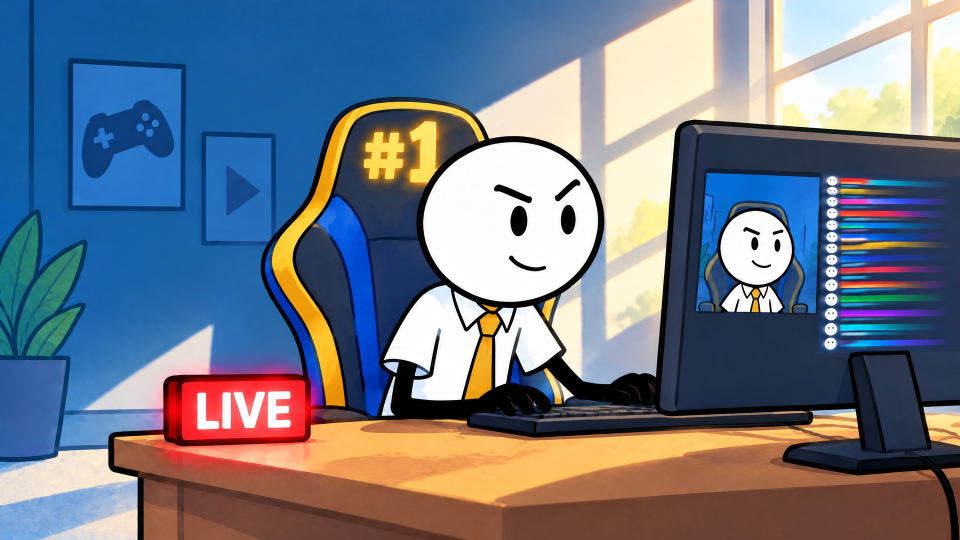
#> input picture film2-assets/discarded/121-original.png, 1920 x 1080 px, found by its file name (shown at 1/2 size)
$ python fix121-monitor-back.py ../discarded/121-original.png
#> lines starting #> are read from the running program, lines starting #| are printed output that depends on the picture
# Section 6 fix: shot 121 monitor panel -> plain dark monitor back (local edit, 0 credits).
# usage: python3 -I fix121-monitor-back.py <repo>/film2-assets   (reads discarded/121-original.png, writes section6/121.png)
# Fill = the panel's own measured colours: clean bottom strip colour (flat dark slate) blended up toward the
# clean top-strip colour per column (window glare), smooth only; edges feathered into the untouched original.
import sys, numpy as np
from PIL import Image, ImageFilter
A=sys.argv[1]
src=np.asarray(Image.open(A+"/discarded/121-original.png").convert("RGB")).astype(np.float64)
H,W,_=src.shape
#> H = 1080; W = 1920
X0,Y0,X1,Y1=1380,330,W,699
#> X0 = 1380; Y0 = 330; X1 = 1920; Y1 = 699
box=np.zeros((H,W),bool); box[Y0:Y1,X0:X1]=True
box[Y1:709,X0:1692]=True            # thin remnant under the preview, left of the stand
B=src[715:790,1400:1680].reshape(-1,3).mean(0)             # clean bottom plastic colour
#> B = [31.8, 46.37, 71.13]
T=src[300:325,:,:].mean(0)                                  # clean top strip per column
#> T = 1920 rows, first 8: [15.68, 92.24, 159.4], [15.48, 91.24, 162.3], [15.52, 91.84, 161.1], [15.68, 92.12, 161.4], [15.8, 92.32, 162.2], [16, 92.24, 162.2], [16.16, 92.32, 161.6], [16.36, 92.56, 162.1]
k=np.exp(-0.5*(np.arange(-75,76)/25.0)**2); k/=k.sum()
Tp=np.pad(T,((75,75),(0,0)),mode='edge')
#> Tp = 2070 rows, first 8: [15.68, 92.24, 159.4], [15.68, 92.24, 159.4], [15.68, 92.24, 159.4], [15.68, 92.24, 159.4], [15.68, 92.24, 159.4], [15.68, 92.24, 159.4], [15.68, 92.24, 159.4], [15.68, 92.24, 159.4]
T=np.stack([np.convolve(Tp[:,c],k,mode='valid') for c in range(3)],1)
#> T = 1920 rows, first 8: [15.88, 92.46, 160.7], [15.88, 92.45, 160.7], [15.88, 92.45, 160.7], [15.88, 92.44, 160.7], [15.88, 92.42, 160.7], [15.88, 92.41, 160.7], [15.87, 92.39, 160.7], [15.87, 92.38, 160.7]
yy,xx=np.mgrid[0:H,0:W]
w=np.clip(1-(yy-310)/330.0,0,1)**2.2
fill=B[None,None,:]+(T[None,:,:]-B[None,None,:])*w[...,None]
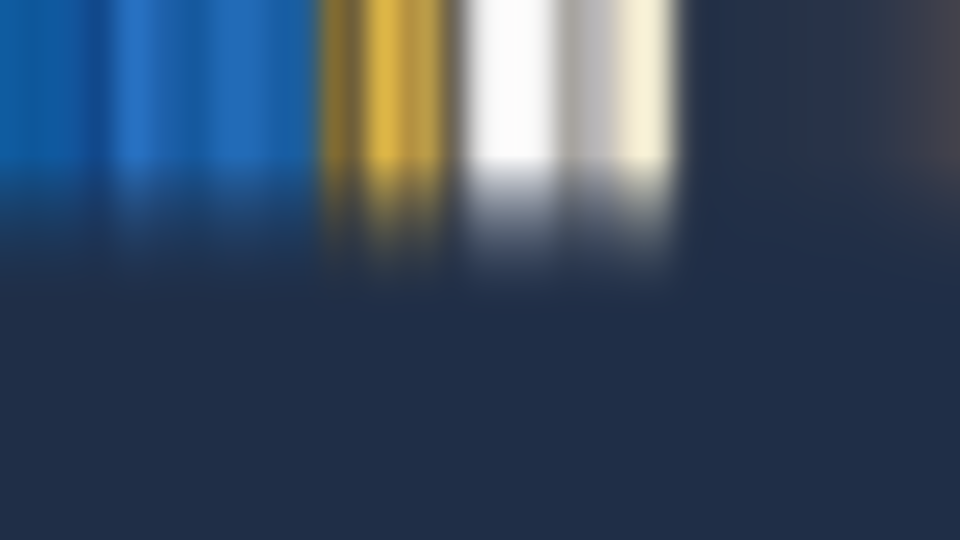
#> fill: shape (1080, 1920, 3) float64 (shown at 1/2 size); mean of channels 0, 1, 2 55.5, 72.6, 94.7; drawn as R, G, B
fill[:, :1400]=fill[:,1400:1401]   # stable at the left edge
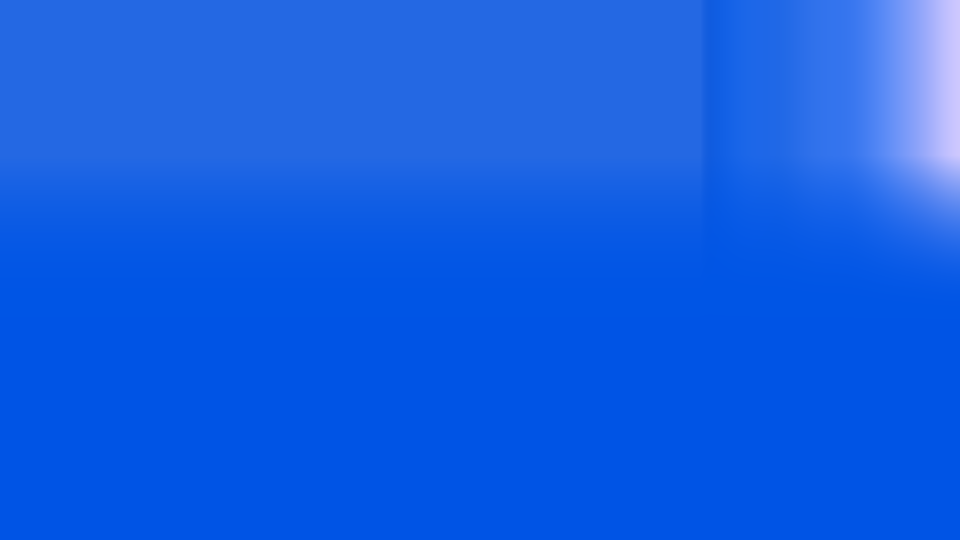
#> fill: shape (1080, 1920, 3) float64 (shown at 1/2 size); mean of channels 0, 1, 2 34.9, 48.1, 71.2; drawn with min black and max white
# feathered mask: full inside the box, ramps to 0 over ~10 px outside
d=Image.fromarray((box*255).astype(np.uint8)).filter(ImageFilter.GaussianBlur(5))
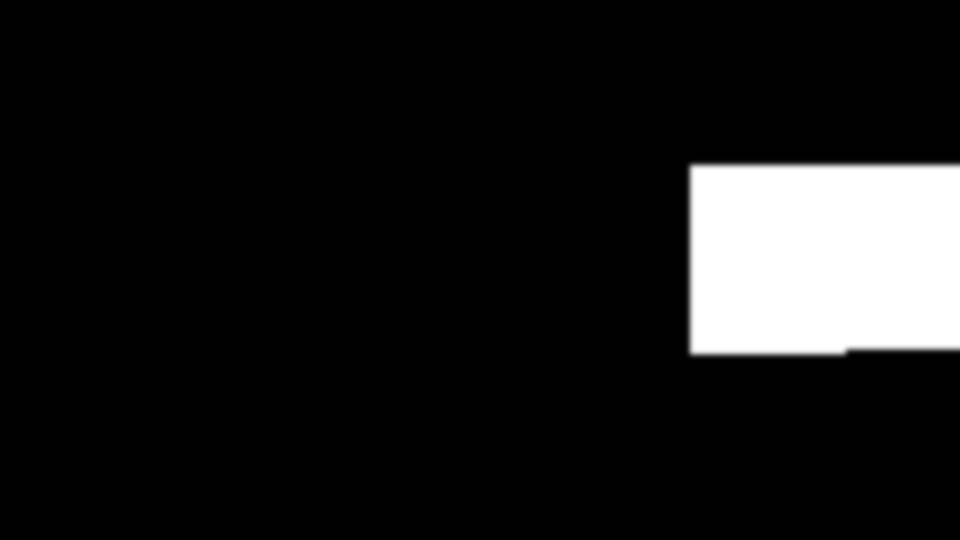
#> d: PIL image 1920x1080 L (shown at 1/2 size); min 0, max 255, mean 24.9
m=np.maximum(np.asarray(d).astype(float)/255.0*2.0,0); m=np.clip(m,0,1); m[box]=1.0
out=src*(1-m[...,None])+fill*m[...,None]
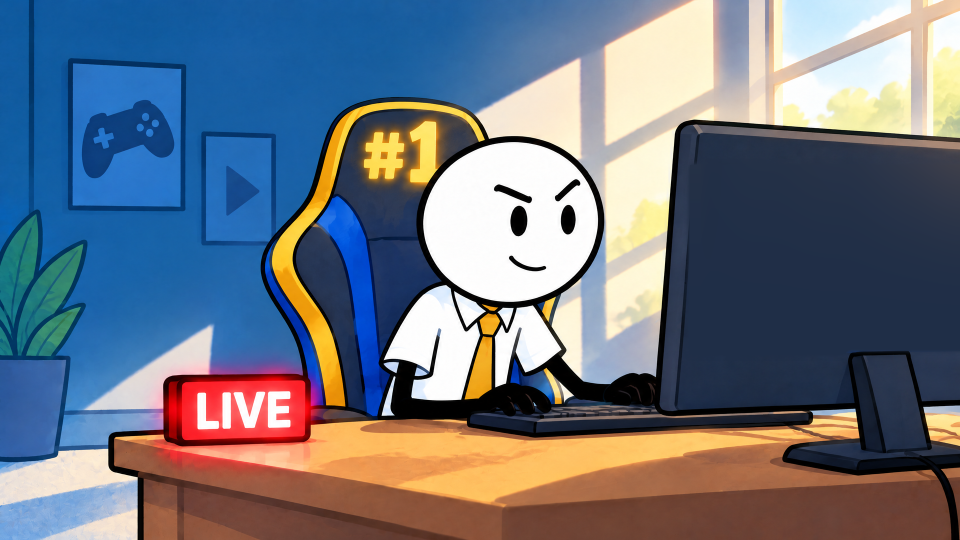
#> out: shape (1080, 1920, 3) float64 (shown at 1/2 size); mean R, G, B 108.5, 116.2, 129.1
Image.fromarray(np.clip(out+0.5,0,255).astype(np.uint8)).save(A+"/section6/121.png")

$ run again, with film2-assets/discarded/101-original.png copied over film2-assets/discarded/121-original.png
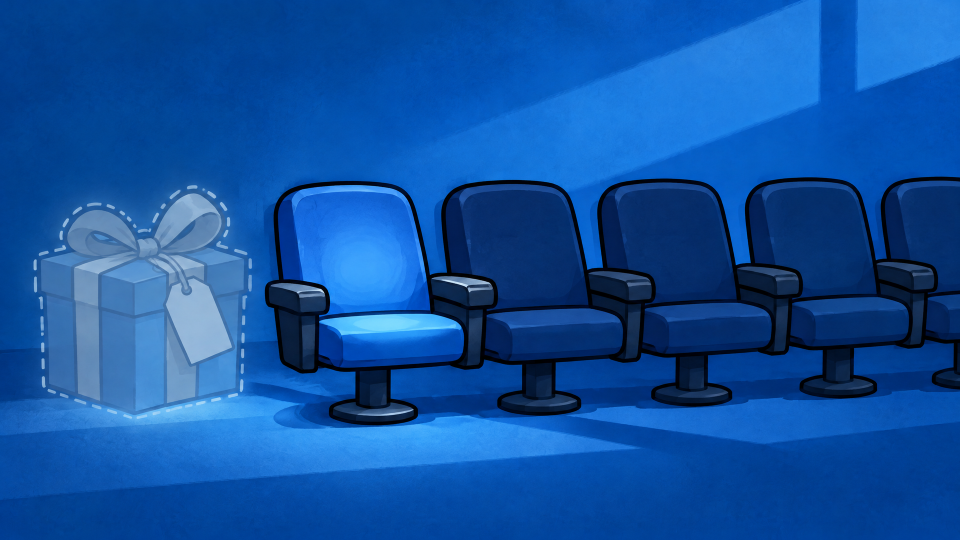
#> input picture film2-assets/discarded/101-original.png, 1920 x 1080 px, found by its file name (shown at 1/2 size)
#> B = [2.55, 47.98, 113.3]
#> `T=src[300:325,:,:].mean(0)`: T = 1920 rows, first 8: [1.08, 63.28, 139.4], [0.48, 62.72, 142.1], [0.32, 63, 140.8], [0.44, 62.92, 141.1], [0.52, 62.88, 141.2], [0.44, 62.6, 140.9], [0.6, 62.96, 140.7], [0.52, 63.2, 141.1]
#> Tp = 2070 rows, first 8: [1.08, 63.28, 139.4], [1.08, 63.28, 139.4], [1.08, 63.28, 139.4], [1.08, 63.28, 139.4], [1.08, 63.28, 139.4], [1.08, 63.28, 139.4], [1.08, 63.28, 139.4], [1.08, 63.28, 139.4]
#> `T=np.stack([np.convolve(Tp[:,c],k,mode='valid') for c in range(3)],1)`: T = 1920 rows, first 8: [0.872, 63.23, 140], [0.866, 63.23, 140], [0.86, 63.23, 140.1], [0.854, 63.24, 140.1], [0.848, 63.24, 140.1], [0.843, 63.24, 140.1], [0.837, 63.25, 140.1], [0.831, 63.25, 140.1]
#> `fill[:, :1400]=fill[:,1400:1401]`:
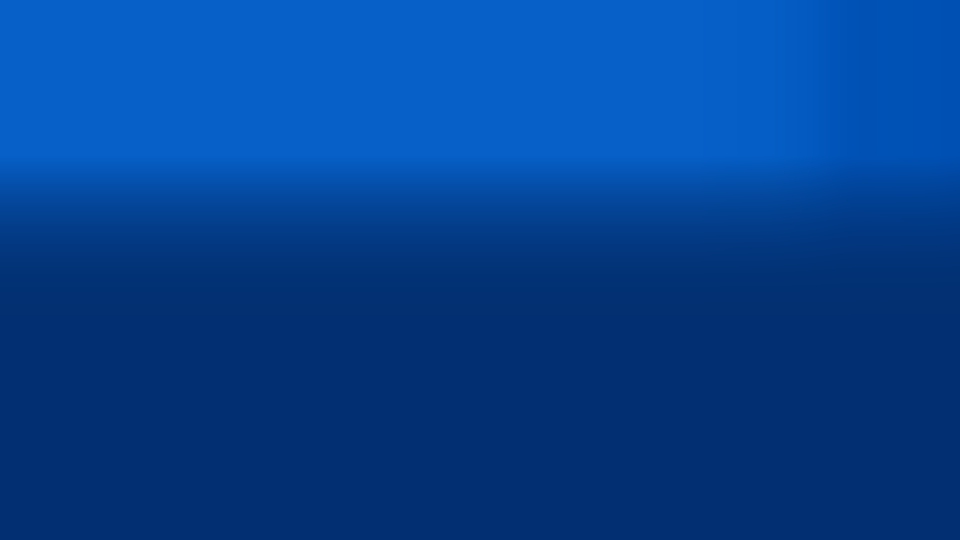
#> fill: shape (1080, 1920, 3) float64 (shown at 1/2 size); mean of channels 0, 1, 2 3.8, 65.6, 145.5; drawn as R, G, B
#> `out=src*(1-m[...,None])+fill*m[...,None]`:
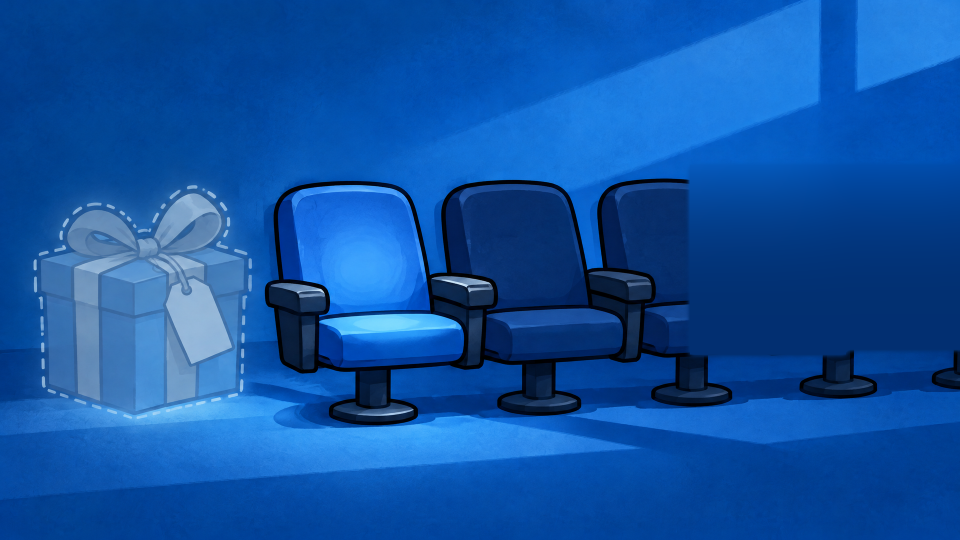
#> out: shape (1080, 1920, 3) float64 (shown at 1/2 size); mean R, G, B 15.8, 82.4, 163.4

$ run again, with film2-assets/discarded/113-original.png copied over film2-assets/discarded/121-original.png
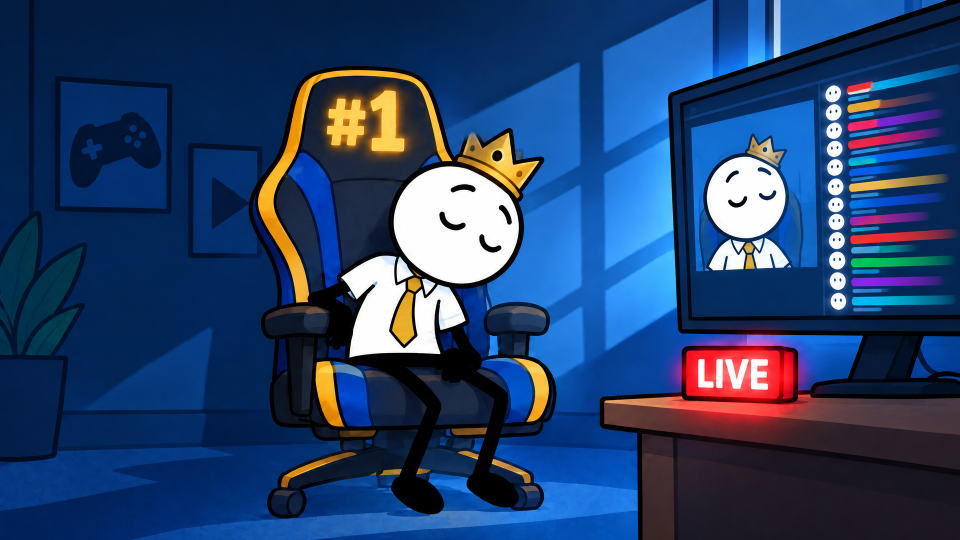
#> input picture film2-assets/discarded/113-original.png, 1920 x 1080 px, found by its file name (shown at 1/2 size)
#> B = [179.3, 91.87, 118.3]
#> `T=src[300:325,:,:].mean(0)`: T = 1920 rows, first 8: [2.32, 34.92, 77.52], [1.88, 34.44, 78.92], [1.84, 34.28, 78.16], [2.36, 34.52, 77.76], [2.36, 34.36, 78.16], [2.2, 34.28, 78.28], [2.16, 34.8, 77.76], [2.52, 34.72, 77.88]
#> Tp = 2070 rows, first 8: [2.32, 34.92, 77.52], [2.32, 34.92, 77.52], [2.32, 34.92, 77.52], [2.32, 34.92, 77.52], [2.32, 34.92, 77.52], [2.32, 34.92, 77.52], [2.32, 34.92, 77.52], [2.32, 34.92, 77.52]
#> `T=np.stack([np.convolve(Tp[:,c],k,mode='valid') for c in range(3)],1)`: T = 1920 rows, first 8: [2.06, 34.38, 77.28], [2.05, 34.35, 77.25], [2.04, 34.32, 77.22], [2.02, 34.28, 77.18], [2.01, 34.25, 77.15], [2, 34.22, 77.11], [1.98, 34.18, 77.07], [1.97, 34.14, 77.02]
#> `fill[:, :1400]=fill[:,1400:1401]`:
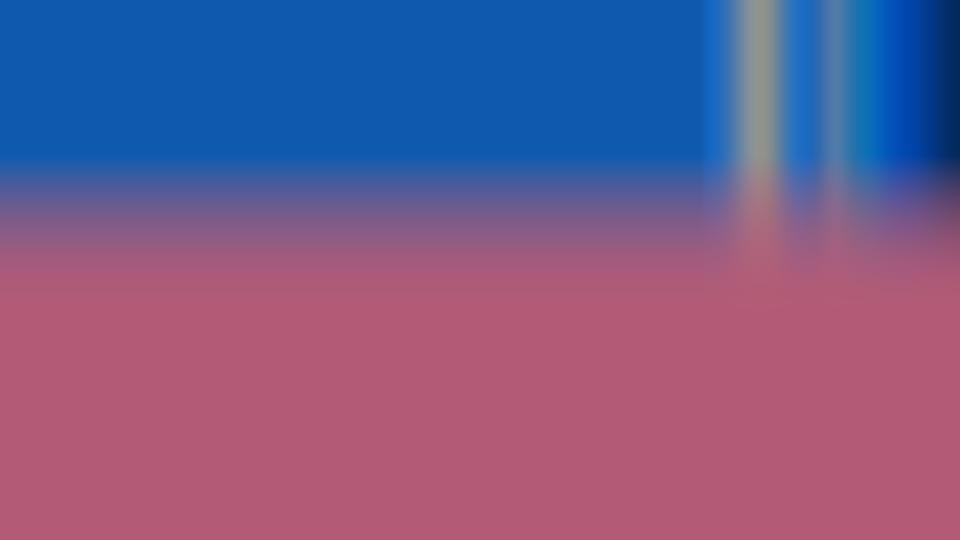
#> fill: shape (1080, 1920, 3) float64 (shown at 1/2 size); mean of channels 0, 1, 2 119.5, 92.7, 139.3; drawn as R, G, B
#> `out=src*(1-m[...,None])+fill*m[...,None]`:
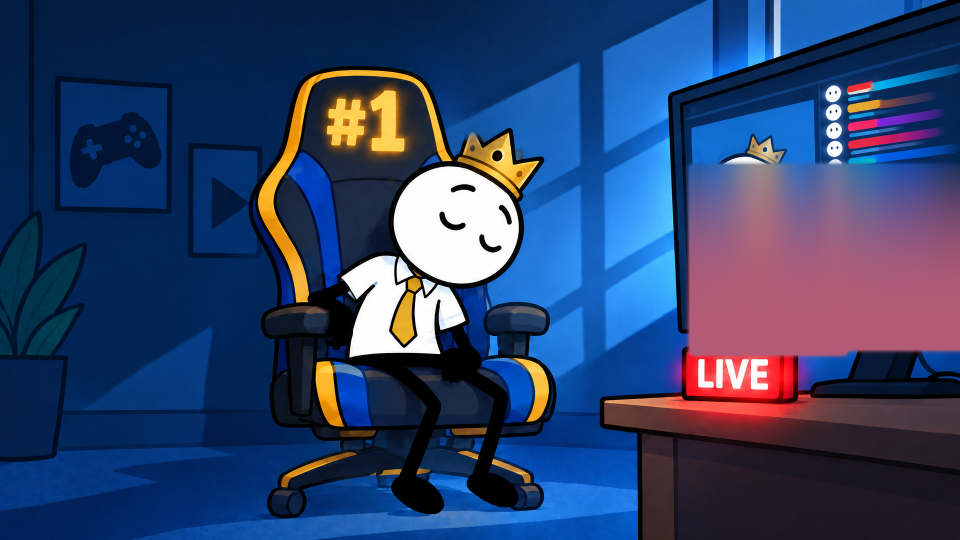
#> out: shape (1080, 1920, 3) float64 (shown at 1/2 size); mean R, G, B 46, 65.6, 107.1

$ run again, with film2-assets/discarded/32-original.png copied over film2-assets/discarded/121-original.png
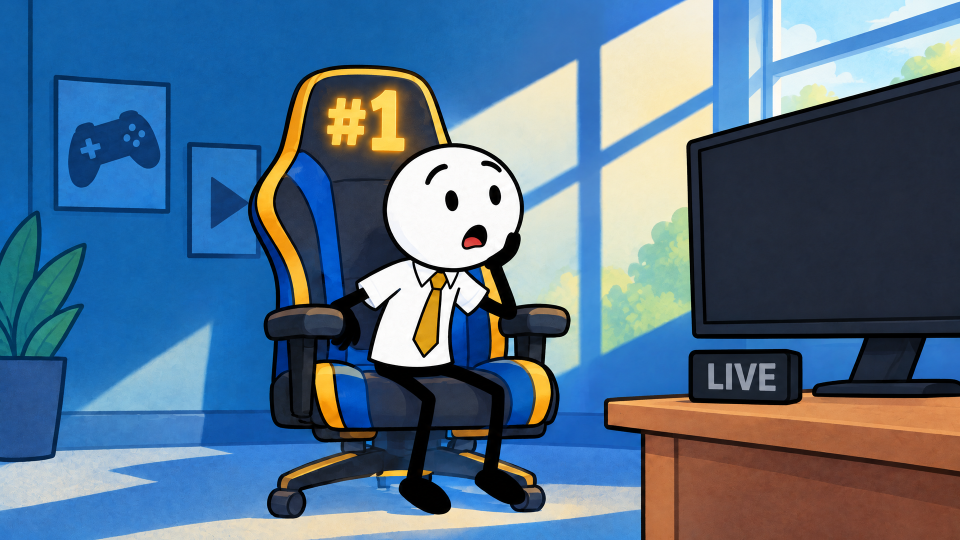
#> input picture film2-assets/discarded/32-original.png, 1920 x 1080 px, found by its file name (shown at 1/2 size)
#> B = [50.36, 69.89, 94.67]
#> `T=src[300:325,:,:].mean(0)`: T = 1920 rows, first 8: [17.4, 97.4, 167.9], [17.36, 96.88, 170.6], [17.36, 97.04, 169.6], [17.28, 97.08, 169.6], [17.16, 96.6, 169.6], [17.36, 96.48, 169.4], [17.24, 96.56, 169.2], [17.36, 96.72, 169.5]
#> Tp = 2070 rows, first 8: [17.4, 97.4, 167.9], [17.4, 97.4, 167.9], [17.4, 97.4, 167.9], [17.4, 97.4, 167.9], [17.4, 97.4, 167.9], [17.4, 97.4, 167.9], [17.4, 97.4, 167.9], [17.4, 97.4, 167.9]
#> `T=np.stack([np.convolve(Tp[:,c],k,mode='valid') for c in range(3)],1)`: T = 1920 rows, first 8: [16.98, 96.78, 168.3], [16.95, 96.74, 168.2], [16.93, 96.7, 168.2], [16.9, 96.65, 168.2], [16.87, 96.6, 168.2], [16.84, 96.55, 168.1], [16.81, 96.5, 168.1], [16.78, 96.44, 168]
#> `fill[:, :1400]=fill[:,1400:1401]`:
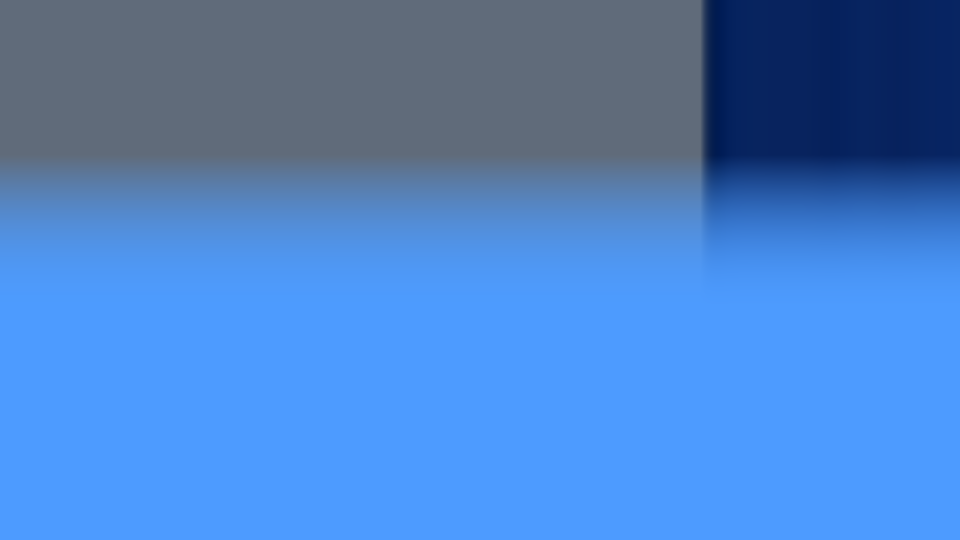
#> fill: shape (1080, 1920, 3) float64 (shown at 1/2 size); mean of channels 0, 1, 2 49.9, 63.4, 81.3; drawn with min black and max white
#> `out=src*(1-m[...,None])+fill*m[...,None]`:
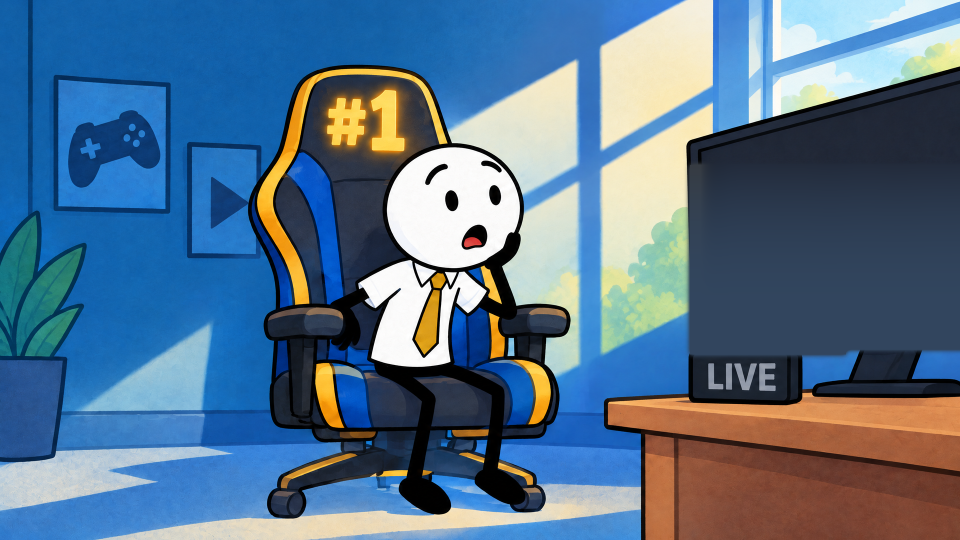
#> out: shape (1080, 1920, 3) float64 (shown at 1/2 size); mean R, G, B 86.4, 114.8, 140.9
